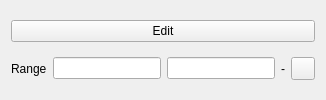
<?xml version="1.0" encoding="UTF-8"?>
<ui version="4.0">
 <class>TransferFunctionWidgetPropertyWidget</class>
 <widget class="QWidget" name="TransferFunctionWidgetPropertyWidget">
  <layout class="QVBoxLayout" name="verticalLayout" stretch="0,1,0,0">
   <item>
    <widget class="QPushButton" name="editButton">
     <property name="text">
      <string>Edit</string>
     </property>
    </widget>
   </item>
   <item>
    <layout class="QHBoxLayout" name="horizontalLayout">
     <item>
      <widget class="QLabel" name="label_1">
       <property name="text">
        <string>Range</string>
       </property>
      </widget>
     </item>
     <item>
      <widget class="pqLineEdit" name="rangeMin"/>
     </item>
     <item>
      <widget class="pqLineEdit" name="rangeMax"/>
     </item>
     <item>
      <widget class="QLabel" name="label_2">
       <property name="text">
        <string>-</string>
       </property>
      </widget>
     </item>
     <item>
      <widget class="pqHighlightableToolButton" name="resetButton">
      </widget>>
     </item>
    </layout>
   </item>
  </layout>
 </widget>
 <customwidgets>
  <customwidget>
   <class>pqHighlightableToolButton</class>
   <extends>QToolButton</extends>
   <header>pqHighlightableToolButton.h</header>
  </customwidget>
  <customwidget>
   <class>pqLineEdit</class>
   <extends>QLineEdit</extends>
   <header>pqLineEdit.h</header>
  </customwidget>
 </customwidgets>
 <resources/>
</ui>
